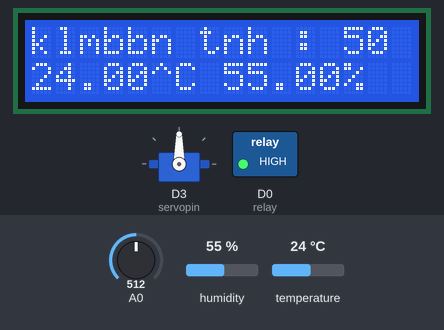
The sketch below on a simulated ESP8266 (NodeMCU). On the bench: servo, 16×2 character LCD, switched loads named in the sketch (green lamp = pin HIGH). The inputs (shaded band) are chosen by the test bench; at power-on: A0 = 512, humidity 55 %, temperature 24 °C. WiFi joins after 1.5 s; servers stay silent unless stated; what the sketch prints to the serial monitor is not drawn.

Above: at 3.0 s.
3.6 s: A0 set to 817
At 4.3 s:
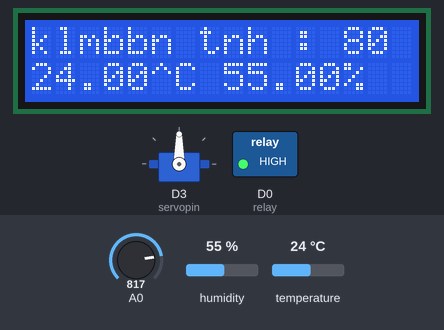
5.9 s: A0 set to 835
At 7.07 s:
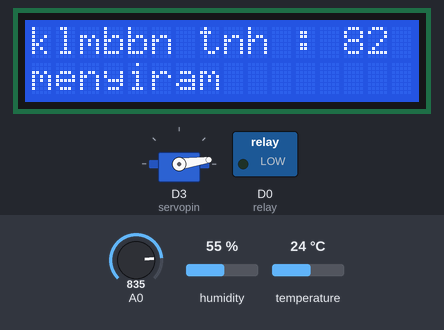
9.3 s: A0 set to 716
At 13.4 s:
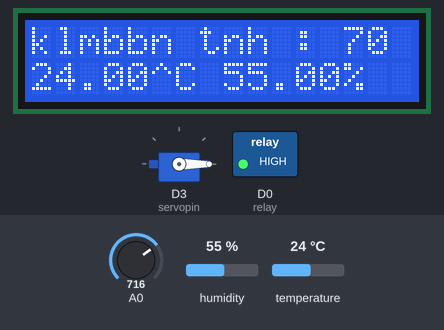
13.5 s: humidity set to 22 %
At 14.3 s:
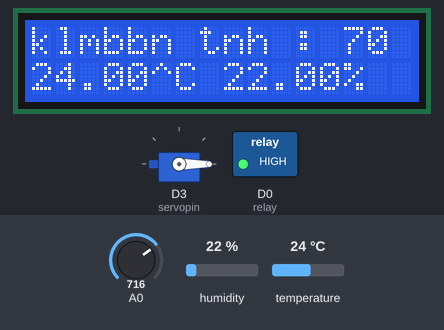
17.7 s: temperature set to 12 °C
At 18.3 s:
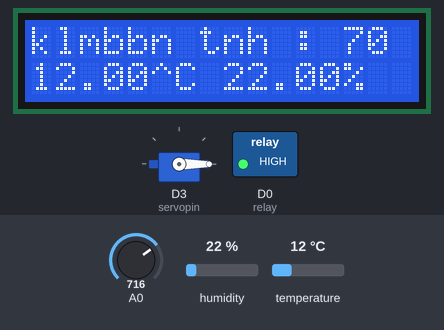
21.9 s: humidity set to 40 %
At 23.3 s:
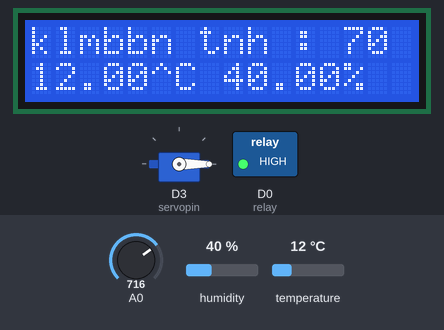
Timing chart, 0 to 24.9 s (numbered marks = the images above; inputs shaded):
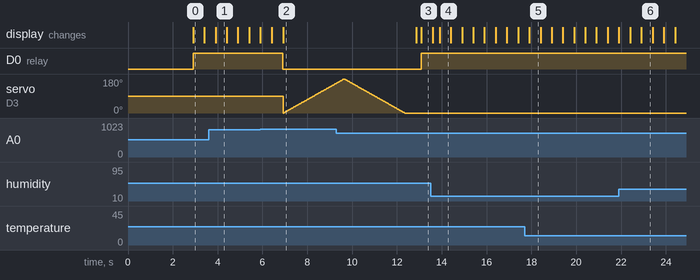

Measured:
- the behaviour switches between 824 and 825 on A0 (found by bisection; images 1 and 2)
- after the input at 5.9 s, D0 (relay): HIGH → LOW after 1.0 s; the display: first differs from a run without the input after 1.0 s (image 2)
- after the input at 9.3 s, D0 (relay): LOW → HIGH after 3.8 s; servo on D3 (servopin): goes on until 12.4 s, then stays 0°; the display: first differs from a run without the input after 3.8 s (image 3)
- after the input at 13.5 s, the display: first differs from a run without the input after 0.41 s (image 4)
- after the input at 21.9 s, the display: first differs from a run without the input after 1.0 s (image 6)
- what the display in image 0 shows lasts 0.5 s, from 2.9 s to 3.4 s

The sketch:

smartwaterPlant.ino
```cpp
#include <Servo.h> // including servo library.
#include <Wire.h>
#include <LiquidCrystal_I2C.h>

#include <Adafruit_Sensor.h>
#include <DHT.h>
#include <DHT_U.h>

#define BLYNK_PRINT Serial
#include <BlynkSimpleEsp8266.h>
char auth[] = "43YrsYMEWJ7nEE3Ka4v5j5d2ivrep9YA"; //Auth Blynk
char ssid[] = "TerCyduck";                        //SSID WiFi
char pass[] = "bungaimut";                        //Pass WiFi
BlynkTimer timer;

float persen;
const int relay = D0;
LiquidCrystal_I2C lcd(0x27, 16, 2);
Servo servo; // Giving name to servo.
#define servopin D3

int soilMoistureValue = 0;
int pos = 0;

#define DHTPIN D4
#define DHTTYPE DHT11
DHT_Unified dht(DHTPIN, DHTTYPE);

void relayON()
{
    Serial.println("Nearly dry, Pump turning on");
    digitalWrite(relay, LOW); // Low percent high signal to relay to turn on pump
    lcd.setCursor(0, 1);
    lcd.print("menyiram           ");
    for (pos = 0; pos <= 180; pos += 1)
    { // goes from 0 degrees to 180 degrees
        // in steps of 1 degree
        servo.write(pos); // tell servo to go to position in variable 'pos'
        delay(15);        // waits 15ms for the servo to reach the position
    }
    for (pos = 180; pos >= 0; pos -= 1)
    {                     // goes from 180 degrees to 0 degrees
        servo.write(pos); // tell servo to go to position in variable 'pos'
        delay(15);        // waits 15ms for the servo to reach the position
    }
}

void relayOFF()
{
    Serial.println("Nearly wet, Pump turning off");
    digitalWrite(relay, HIGH); // high percent water high signal to relay to turn off pump
}

void analogSense()
{                                       //Sensor Kelembaban Tanah
    soilMoistureValue = analogRead(A0); //Mention where the analog pin is connected on NodeMCU
    soilMoistureValue = map(soilMoistureValue, 0, 1024, 0, 100);
    lcd.setCursor(0, 0);
    lcd.print("klmbbn tnh : ");
    lcd.print(soilMoistureValue);
    lcd.print("      ");
    Blynk.virtualWrite(V7, soilMoistureValue);

    sensors_event_t event;
    dht.temperature().getEvent(&event);
    if (isnan(event.temperature))
    {
        Serial.println(F("Error reading temperature!"));
        lcd.setCursor(0, 1);
        lcd.print("err T & H ");
    }
    else
    {
        Serial.print(F("Temperature: "));
        Serial.print(event.temperature);
        Serial.println(F("°C"));
        lcd.setCursor(0, 1);
        lcd.print(event.temperature);
        lcd.print("^C");
        Blynk.virtualWrite(V1, event.temperature);
    }
    // Get humidity event and print its value.
    dht.humidity().getEvent(&event);
    if (isnan(event.relative_humidity))
    {
        Serial.println(F("Error reading humidity!"));
    }
    else
    {
        Serial.print(F("Humidity: "));
        Serial.print(event.relative_humidity);
        Serial.println(F("%"));
        lcd.setCursor(8, 1);
        lcd.print(event.relative_humidity);
        lcd.print("%");
        Blynk.virtualWrite(V2, event.relative_humidity);
    }

    if (soilMoistureValue > 80) // change this at what level the pump turns on
    {
        relayON();
    }
    else // max water level should be
    {
        relayOFF();
    }
    delay(500);
    lcd.clear();
    delay(200);
}

void setup()
{
    pinMode(relay, OUTPUT); // pin where relay trigger connected
    servo.attach(servopin);
    Serial.begin(9600); // open serial port, set the baud rate to 9600 bps
    lcd.begin();
    lcd.backlight();
    dht.begin();
    sensor_t sensor;
    dht.temperature().getSensor(&sensor);
    dht.humidity().getSensor(&sensor);

    Blynk.begin(auth, ssid, pass);
    timer.setInterval(1000L, analogSense);
}

void loop()
{
    Blynk.run();
    timer.run();
}
```
